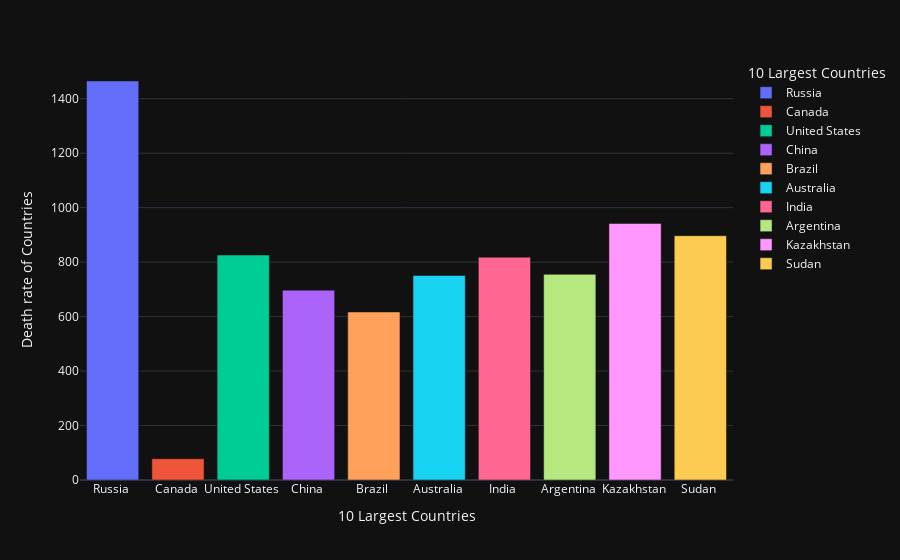

The cell this chart's notebook holds for it:
### Code cell
fig=px.bar(df,x='country',y='deathrate',color='country',hover_data=['area','gdp_percapita'],labels={'deathrate':
          "Death rate of Countries",'country':"10 Largest Countries"},template='plotly_dark')#LABELS CHANGE
fig.show()

### Figure 1 — Plotly figure (JSON) as saved in the notebook; plotly's stock layout.template omitted (floating-point values rounded to 4 significant figures)
{"data": [{"alignmentgroup": "True", "customdata": [[17075200, 8900]], "hovertemplate": "10 Largest Countries=%{x}<br>Death rate of Countries=%{y}<br>area=%{customdata[0]}<br>gdp_percapita=%{customdata[1]}<extra></extra>", "legendgroup": "Russia ", "marker": {"color": "#636efa", "pattern": {"shape": ""}}, "name": "Russia ", "offsetgroup": "Russia ", "orientation": "v", "showlegend": true, "textposition": "auto", "type": "bar", "x": ["Russia "], "xaxis": "x", "y": [1465], "yaxis": "y"}, {"alignmentgroup": "True", "customdata": [[9984670, 29800]], "hovertemplate": "10 Largest Countries=%{x}<br>Death rate of Countries=%{y}<br>area=%{customdata[0]}<br>gdp_percapita=%{customdata[1]}<extra></extra>", "legendgroup": "Canada ", "marker": {"color": "#EF553B", "pattern": {"shape": ""}}, "name": "Canada ", "offsetgroup": "Canada ", "orientation": "v", "showlegend": true, "textposition": "auto", "type": "bar", "x": ["Canada "], "xaxis": "x", "y": [78], "yaxis": "y"}, {"alignmentgroup": "True", "customdata": [[9631420, 37800]], "hovertemplate": "10 Largest Countries=%{x}<br>Death rate of Countries=%{y}<br>area=%{customdata[0]}<br>gdp_percapita=%{customdata[1]}<extra></extra>", "legendgroup": "United States ", "marker": {"color": "#00cc96", "pattern": {"shape": ""}}, "name": "United States ", "offsetgroup": "United States ", "orientation": "v", "showlegend": true, "textposition": "auto", "type": "bar", "x": ["United States "], "xaxis": "x", "y": [826], "yaxis": "y"}, {"alignmentgroup": "True", "customdata": [[9596960, 5000]], "hovertemplate": "10 Largest Countries=%{x}<br>Death rate of Countries=%{y}<br>area=%{customdata[0]}<br>gdp_percapita=%{customdata[1]}<extra></extra>", "legendgroup": "China ", "marker": {"color": "#ab63fa", "pattern": {"shape": ""}}, "name": "China ", "offsetgroup": "China ", "orientation": "v", "showlegend": true, "textposition": "auto", "type": "bar", "x": ["China "], "xaxis": "x", "y": [697], "yaxis": "y"}, {"alignmentgroup": "True", "customdata": [[8511965, 7600]], "hovertemplate": "10 Largest Countries=%{x}<br>Death rate of Countries=%{y}<br>area=%{customdata[0]}<br>gdp_percapita=%{customdata[1]}<extra></extra>", "legendgroup": "Brazil ", "marker": {"color": "#FFA15A", "pattern": {"shape": ""}}, "name": "Brazil ", "offsetgroup": "Brazil ", "orientation": "v", "showlegend": true, "textposition": "auto", "type": "bar", "x": ["Brazil "], "xaxis": "x", "y": [617], "yaxis": "y"}, {"alignmentgroup": "True", "customdata": [[7686850, 29000]], "hovertemplate": "10 Largest Countries=%{x}<br>Death rate of Countries=%{y}<br>area=%{customdata[0]}<br>gdp_percapita=%{customdata[1]}<extra></extra>", "legendgroup": "Australia ", "marker": {"color": "#19d3f3", "pattern": {"shape": ""}}, "name": "Australia ", "offsetgroup": "Australia ", "orientation": "v", "showlegend": true, "textposition": "auto", "type": "bar", "x": ["Australia "], "xaxis": "x", "y": [751], "yaxis": "y"}, {"alignmentgroup": "True", "customdata": [[3287590, 2900]], "hovertemplate": "10 Largest Countries=%{x}<br>Death rate of Countries=%{y}<br>area=%{customdata[0]}<br>gdp_percapita=%{customdata[1]}<extra></extra>", "legendgroup": "India ", "marker": {"color": "#FF6692", "pattern": {"shape": ""}}, "name": "India ", "offsetgroup": "India ", "orientation": "v", "showlegend": true, "textposition": "auto", "type": "bar", "x": ["India "], "xaxis": "x", "y": [818], "yaxis": "y"}, {"alignmentgroup": "True", "customdata": [[2766890, 11200]], "hovertemplate": "10 Largest Countries=%{x}<br>Death rate of Countries=%{y}<br>area=%{customdata[0]}<br>gdp_percapita=%{customdata[1]}<extra></extra>", "legendgroup": "Argentina ", "marker": {"color": "#B6E880", "pattern": {"shape": ""}}, "name": "Argentina ", "offsetgroup": "Argentina ", "orientation": "v", "showlegend": true, "textposition": "auto", "type": "bar", "x": ["Argentina "], "xaxis": "x", "y": [755], "yaxis": "y"}, {"alignmentgroup": "True", "customdata": [[2717300, 6300]], "hovertemplate": "10 Largest Countries=%{x}<br>Death rate of Countries=%{y}<br>area=%{customdata[0]}<br>gdp_percapita=%{customdata[1]}<extra></extra>", "legendgroup": "Kazakhstan ", "marker": {"color": "#FF97FF", "pattern": {"shape": ""}}, "name": "Kazakhstan ", "offsetgroup": "Kazakhstan ", "orientation": "v", "showlegend": true, "textposition": "auto", "type": "bar", "x": ["Kazakhstan "], "xaxis": "x", "y": [942], "yaxis": "y"}, {"alignmentgroup": "True", "customdata": [[2505810, 1900]], "hovertemplate": "10 Largest Countries=%{x}<br>Death rate of Countries=%{y}<br>area=%{customdata[0]}<br>gdp_percapita=%{customdata[1]}<extra></extra>", "legendgroup": "Sudan ", "marker": {"color": "#FECB52", "pattern": {"shape": ""}}, "name": "Sudan ", "offsetgroup": "Sudan ", "orientation": "v", "showlegend": true, "textposition": "auto", "type": "bar", "x": ["Sudan "], "xaxis": "x", "y": [897], "yaxis": "y"}], "layout": {"autosize": true, "barmode": "relative", "legend": {"title": {"text": "10 Largest Countries"}, "tracegroupgap": 0}, "margin": {"t": 60}, "xaxis": {"anchor": "y", "autorange": true, "categoryarray": ["Russia ", "Canada ", "United States ", "China ", "Brazil ", "Australia ", "India ", "Argentina ", "Kazakhstan ", "Sudan "], "categoryorder": "array", "domain": [0, 1], "range": [-0.5, 9.5], "title": {"text": "10 Largest Countries"}, "type": "category"}, "yaxis": {"anchor": "x", "autorange": true, "domain": [0, 1], "range": [0, 1542.0], "title": {"text": "Death rate of Countries"}, "type": "linear"}}}
